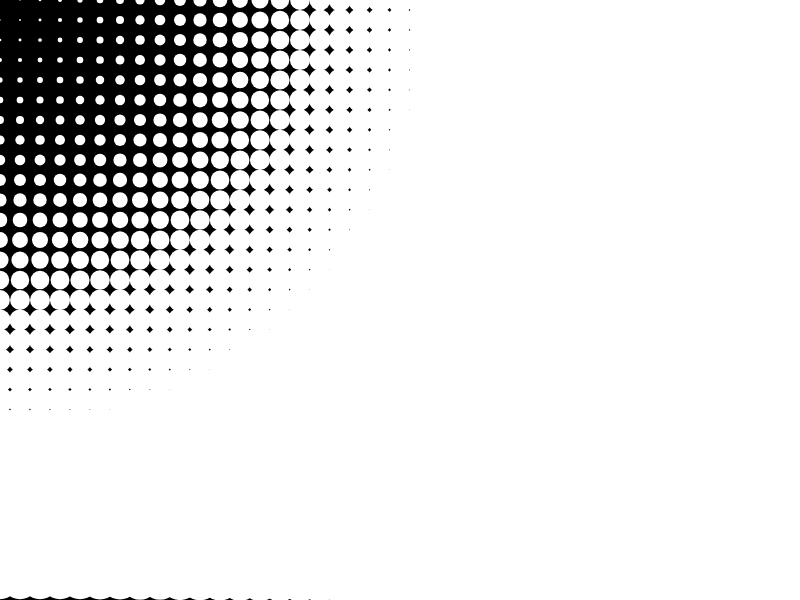
Frame 1 (no input)
Frame 60 (no input): identical to frame 1, image omitted
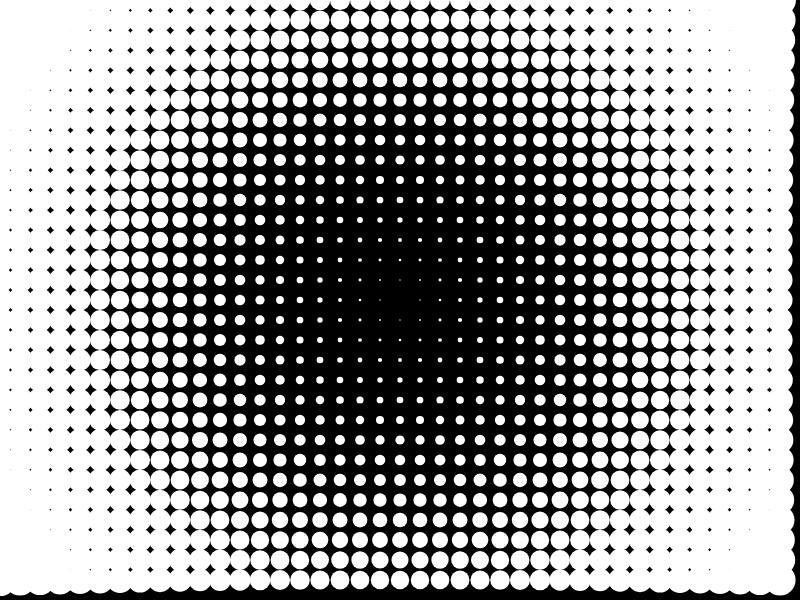
Frame 120 (the mouse pressed at the canvas centre since frame 60)

The p5.js sketch that drew these frames (run headless with seeded random() and noise() and a simulated clock; from frame 60 on, the mouse is pressed at the canvas centre):

// p5.js sketch
// ── sketch.js
var scl = 20;
var cols
var rows
var max_distance

function setup(){
  createCanvas(800,600)
  background(0)
  stroke(255)

  cols = width/scl
  rows = height/scl

  max_distance = dist(0,0,width,height)
}

function draw(){

  background(0)
  fill(255)
  noStroke()
  var size


  for(var i = 0 ; i < cols; i++){
    for(var j = 0; j < rows; j++){
      size = dist(i*scl, j*scl, mouseX, mouseY)
      size = size / max_distance * 66
      ellipse(i*scl, j*scl,size,size);
    }
  }
}
